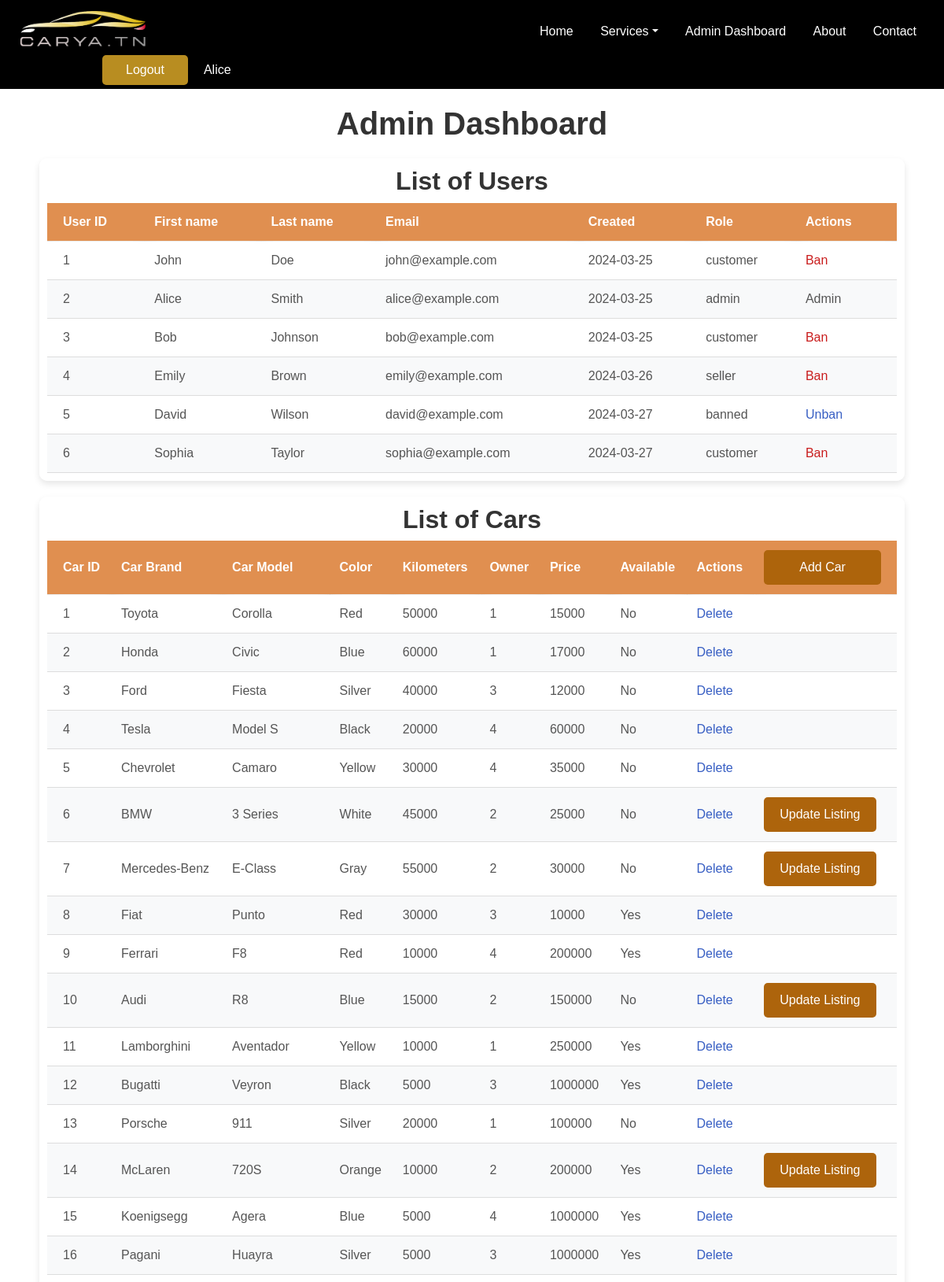
The app's page /carya.tn/Templates/admin_dashboard.php (signed in, upper part) with its own data.
### tables this page shows
CREATE TABLE users (
    id INT AUTO_INCREMENT PRIMARY KEY,
    firstName VARCHAR(30),
    lastName VARCHAR(30),
    password CHAR(255),
    email VARCHAR(50),
    creation_date DATE DEFAULT CURRENT_DATE,
    role VARCHAR(30),
    country VARCHAR(30) DEFAULT '',
    state VARCHAR(30) DEFAULT '',
    profile_image CHAR(255) DEFAULT null
);

CREATE TABLE cars (
    id INT AUTO_INCREMENT PRIMARY KEY,
    brand VARCHAR(50),
    model VARCHAR(50),
    color VARCHAR(20),
    image CHAR(255),
    km INT,
    price DECIMAL,
    available BOOLEAN DEFAULT TRUE,
    owner_id INT
);

### carya.tn/src/Model/User.php (called while the page is built, shortened)
<?php
include_once $_SERVER['DOCUMENT_ROOT'] . '/Mini-PHP-Project/carya.tn/src/Lib/connect.php';
class User {
    public function __construct($id, $firstName, $lastName, $password, $email, $creation_date, $role, $country, $state, $profile_image = null) {
        $this->id = $id;
        $this->firstName = $firstName;
        $this->lastName = $lastName;
        $this->email = $email;
        $this->creation_date = $creation_date;
        $this->role = $role;
    }
    public static function getUserFromRow($row) {
        return new User(
            $row['id'],
            $row['firstName'],
            $row['lastName'],
            $row['password'],
            $row['email'],
            $row['creation_date'],
            $row['role'],
            $row['country'],
            $row['state'],
            $row['profile_image']
        );
    }
    public static function getAllUsers() {
        global $pdo;
        try {
            $sql = "SELECT * FROM users";
            $stmt = $pdo->query($sql);
            $users = [];
            while ($row = $stmt->fetch(PDO::FETCH_ASSOC)) {
                $user = User::getUserFromRow($row);
                $users[] = $user;
            }
            return $users;
        } catch (PDOException $e) {
            error_log("Error fetching all users: " . $e->getMessage());
            throw $e;
        }
    }
    public static function getUserById($userId) {
        global $pdo;
        try {
            $sql = "SELECT * FROM users WHERE id = ?";
            $stmt = $pdo->prepare($sql);
            $stmt->execute([$userId]);
            $userData = $stmt->fetch(PDO::FETCH_ASSOC);
            if ($userData) {
                $user = User::getUserFromRow($userData);
                return $user;
            } else {
                return null;
            }
        } catch (PDOException $e) {
            error_log("Error fetching user by ID: " . $e->getMessage());
            throw $e;
        }
    }
}
?>

### carya.tn/src/Model/Car.php (called while the page is built, shortened)
<?php
include_once $_SERVER['DOCUMENT_ROOT'] . '/Mini-PHP-Project/carya.tn/src/Lib/connect.php';
class Car {
    public $id;
    public function __construct($id, $brand, $model, $color, $image, $km, $price, $owner_id, $available) {
        $this->id = $id;
        $this->brand = $brand;
        $this->model = $model;
        $this->color = $color;
        $this->km = $km;
        $this->price = $price;
        $this->owner_id = $owner_id;
    }
    public static function getCarFromRow($row) {
        return new Car(
            $row['id'],
            $row['brand'],
            $row['model'],
            $row['color'],
            $row['image'],
            $row['km'],
            $row['price'],
            $row['owner_id'],
            $row['available']
        );
    }
    public static function getAllCars($available = null, $owner = null) {
        global $pdo;
        try {
            if ($available === 1) {
                $sql = "SELECT * FROM cars WHERE available = 1";
            } else {
                $sql = "SELECT * FROM cars WHERE 1";
            }
            $stmt = $pdo->query($sql);
            $cars = [];
            while ($row = $stmt->fetch(PDO::FETCH_ASSOC)) {
                $car = Car::getCarFromRow($row);
                $cars[] = $car;
            }
            return $cars;
        } catch (PDOException $e) {
            error_log("Error fetching cars: " . $e->getMessage());
            throw $e;
        }
    }
    public function isCarMarkedUnavailable() {
        global $pdo;
        try {
            $sql = "SELECT * FROM cars WHERE id = ? AND available = 0";
            $stmt = $pdo->prepare($sql);
            $stmt->execute([$this->id]);
            $car = $stmt->fetch(PDO::FETCH_ASSOC);
            return $car ? true : false;
        } catch (PDOException $e) {
            error_log("Error checking if car is marked unavailable: " . $e->getMessage());
            throw $e;
        }
    }
    public function isCarInUse() {
        global $pdo;
        try {
            $current_date = date('Y-m-d');
            $sql = "SELECT * FROM command WHERE car_id = ? AND start_date <= ? AND end_date >= ?";
            $stmt = $pdo->prepare($sql);
            $stmt->execute([$this->id, $current_date, $current_date]);
            $car_commanded = $stmt->fetchAll(PDO::FETCH_ASSOC);
            return count($car_commanded) > 0;
        } catch (PDOException $e) {
            error_log("Error checking if car is in use: " . $e->getMessage());
            throw $e;
        }
    }
    public function isCarAvailable() {
        try {
            return !$this->isCarMarkedUnavailable() && !$this->isCarInUse();
        } catch (PDOException $e) {
            error_log("Error checking car availability: " . $e->getMessage());
            throw $e;
        }
    }
}
?>

### carya.tn/Templates/admin_dashboard.php (the view, shortened to what this page needs)
<?php
include_once $_SERVER['DOCUMENT_ROOT'] . '/Mini-PHP-Project/carya.tn/src/Model/Command.php';
include_once $_SERVER['DOCUMENT_ROOT'] . '/Mini-PHP-Project/carya.tn/src/Model/User.php';
include_once $_SERVER['DOCUMENT_ROOT'] . '/Mini-PHP-Project/carya.tn/src/Model/Car.php';
$class = "admin-dashboard";
?>
    <h1>Admin Dashboard</h1>
    <section>
        <h2>List of Users</h2>
        <table>
            <thead>
                <tr>
                    <th>User ID</th>
                    <th>First name</th>
                    <th>Last name</th>
                    <th>Email</th>
                    <th>Created</th>
                    <th>Role</th>
                    <th>Actions</th>
                </tr>
            </thead>
            <tbody>
                <?php foreach (User::getAllUsers() as $user) : ?>
                    <tr>
                        <td><?= $user->id ?></td>
                        <td><?= $user->firstName ?></td>
                        <td><?= $user->lastName ?></td>
                        <td><?= $user->email ?></td>
                        <td><?= $user->creation_date ?></td>
                        <td><?= $user->role ?></td>
                        <td>
                            <?php
                            if ($user->role == 'banned') {
                                echo "<a href=\"http://localhost/Mini-PHP-Project/carya.tn/src/controllers/unban_user.php?id={$user->id}\" class='unban-link'>Unban</a>";
                            } else if ($user->role == 'admin') {
                                echo "Admin";
                            } else {
                                echo "<a href=\"http://localhost/Mini-PHP-Project/carya.tn/src/controllers/ban_user.php?id={$user->id}\" class='ban-link'>Ban</a>";
                            }
                            ?>
                        </td>
                    </tr>
                <?php endforeach; ?>
            </tbody>
        </table>
    </section>
    <section>
        <h2>List of Cars</h2>
        <table>
            <thead>
                <tr>
                    <th>Car ID</th>
                    <th>Car Brand</th>
                    <th>Car Model</th>
                    <th>Color</th>
                    <th>Kilometers</th>
                    <th>Owner</th>
                    <th>Price</th>
                    <th>Available</th>
                    <th>Actions</th>
                    <th><button id="addCarBtn">Add Car</button></th>
                </tr>
            </thead>
            <tbody>
                <?php foreach (Car::getAllCars() as $car) : ?>
                    <tr>
                        <td class='car-image' data-id='<?= $car->id ?>'><?= $car->id ?></td>
                        <td class='car-image' data-id='<?= $car->id ?>'><?= $car->brand ?></td>
                        <td class='car-image' data-id='<?= $car->id ?>'><?= $car->model ?></td>
                        <td><?= $car->color ?></td>
                        <td><?= $car->km ?></td>
                        <td class='user-info' data-id='<?= $car->owner_id ?>'><?= $car->owner_id ?></td>
                        <td><?= $car->price ?></td>
                        <td><?= $car->isCarAvailable() ? "Yes" : "No" ?></td>
                        <td>
                            <?php
                            echo "<a href='http://localhost/Mini-PHP-Project/carya.tn/src/controllers/delete_car.php?id={$car->id}' class='unban-link'>Delete</a>";
                            ?>
                        </td>
                        <td>
                            <?php
                            if ($car->owner_id == $_SESSION['user_id']) {
                                echo "<button id='UpdateCarBtn{$car->id}'>Update Listing</button>";
                            }
                            ?>
                        </td>
                    </tr>
                <?php endforeach; ?>
            </tbody>
        </table>
    </section>
<?php $content = ob_get_clean(); ?>
<?php require('layout.php') ?>

### carya.tn/Templates/layout.php (shortened to what this page needs)
<?php
include_once $_SERVER['DOCUMENT_ROOT'] . '/Mini-PHP-Project/carya.tn/src/Model/User.php';
?>
<!DOCTYPE html>
<html lang="en">
    <head>
        <link href="https://cdn.jsdelivr.net/npm/bootstrap@5.0.0-alpha1/dist/css/bootstrap.min.css" rel="stylesheet">
        <link rel="stylesheet" href="https://cdnjs.cloudflare.com/ajax/libs/font-awesome/6.5.1/css/all.min.css">
        <link rel="stylesheet" href="http://localhost/Mini-PHP-Project/carya.tn/style.css">
    </head>
    <body class=<?= $class ?>>
        <nav class="navbar">
            <div class="navbar-logo">
                <a href="http://localhost/Mini-PHP-Project/carya.tn/index.php"><img src="http://localhost/Mini-PHP-Project/carya.tn/Resources/Logo1.png"></a>
            </div>
            <div class="navbar-menu">
                <ul>
                    <div class="basics">
                        <li class="navbar-link"><a href="http://localhost/Mini-PHP-Project/carya.tn/index.php">Home</a></li>
                        <li class="dropdown">
                            <a href="#" class="dropdown-toggle">Services</a>
                        </li>
                        <?php
                            if (isset($_SESSION['role']) && $_SESSION['role'] == 'admin') {
                                echo '<li class="navbar-link"><a href="http://localhost/Mini-PHP-Project/carya.tn/Templates/admin_dashboard.php">Admin Dashboard</a></li>';
                            }
                        ?>
                        <li class="navbar-link"><a href="http://localhost/Mini-PHP-Project/carya.tn/Templates/about.php">About</a></li>
                        <li class="navbar-link"><a href="http://localhost/Mini-PHP-Project/carya.tn/Templates/contact.php">Contact</a></li>
                    </div>
                </ul>
            </div>
            <div class="nav-user">
                <ul>
                    <?php
                        if(isset($_SESSION['user_id'])){
                            $user = User::getUserById($_SESSION['user_id']);
                            echo '<li class="login-button"><a href="http://localhost/Mini-PHP-Project/carya.tn/src/Controllers/logout.php">Logout</a></li>';
                            echo '<li class="profile-button"><a href="http://localhost/Mini-PHP-Project/carya.tn/Templates/profile.php">'.$user->firstName.'</a></li>';
                        }else{
                            echo '<li class="login-button"><a href="http://localhost/Mini-PHP-Project/carya.tn/Templates/login.php">Login</a></li>';
                        }
                    ?>
                </ul>
            </div>
        </nav>
        <?= $content ?>
    </body>
</html>

### carya.tn/style.css (style rules this page uses)
:root { --bg-color: #fff; --primary-color: #000000; --second-color: #196FE0; --hover-bg-color: #efefef; --shadow-1: 0px 2px 10px rgba(0, 0, 0, 0.3); --shadow-2: 0px 2px 10px rgba(26, 112, 224, 0.4); }
* { margin: 0; padding: 0; box-sizing: border-box; font-family: 'Poppins', sans-serif; }
body { background-image: url("http://localhost/Mini-PHP-Project/carya.tn/Resources/wallpaper-login2.jpg"); background-position: center; background-repeat: no-repeat; background-size: cover; background-attachment: fixed; }
a { text-decoration: none; color: var(--primary-color); font-weight: 500; }
ul { list-style-type: none; }
.navbar { background-color: black; color: #fff; padding: 10px 10px 5px 10px; display: flex; justify-content: space-between; align-items: center; z-index: 1000; }
.navbar-logo a { flex: 1; margin-left: 15px; color: lightblue; font-size: 24px; text-decoration: none; width: 30%; }
.navbar-logo img { width: 40%; object-fit:fill; transform: translateY(4px); }
.navbar-menu ul { list-style-type: none; margin: 0; padding: 0; margin-right: 15px; display: flex; align-items: center; }
.navbar-menu ul li { display: inline; margin-left: 10px; }
.navbar-menu ul li a { color: #fff; text-decoration: none; padding: 10px; }
.basics { flex: 1; }
.navbar-menu .navbar-link { position: relative; text-decoration: none; }
.navbar-menu .navbar-link::after { content: ''; position: absolute; bottom: -10px; left: 0; width: 0; height: 2px; background-color: whitesmoke; transition: width 0.3s ease-in-out; }
.navbar-menu ul .dropdown { position: relative; display: inline-block; }
.nav-user ul { list-style-type: none; margin: 0; padding: 0; margin-right: 15px; display: flex; align-items: center; }
.nav-user ul li { display: inline; margin-left: 10px; }
.nav-user ul li a { color: #fff; text-decoration: none; padding: 10px; }
.nav-user .login-button { margin-left: 120px; background-color: #b88d21; border-radius: 5px; padding: 7px 20px; color: white; text-decoration: none; }
.nav-user .profile-button { position: relative; color: black; text-decoration: none; }
.nav-user .profile-button::after { content: ''; position: absolute; bottom: -5px; left: 0; width: 0; height: 2px; background-color: whitesmoke; transition: width 0.3s ease-in-out; }
* { margin: 0; padding: 0; box-sizing: border-box; font-family: 'poppins',sans-serif; }
.user-info, .car-image, .car-info { cursor: pointer; }
.admin-dashboard h1 { text-align: center; font-weight: bold; margin-top: 20px; color: #333; }
.admin-dashboard h2 { text-align: center; font-weight: bold; color: #333; }
.admin-dashboard section { margin: 20px auto; background-color: #ffffffce; border-radius: 10px; box-shadow: 0 4px 8px rgba(0, 0, 0, 0.1); padding: 10px; max-width: 1100px; }
.admin-dashboard table { width: 100%; border-collapse: collapse; }
.admin-dashboard th, .admin-dashboard td { padding: 12px; text-align: left; border-bottom: 1px solid #ddd; }
.admin-dashboard th { background-color: #dd823ce4; color: #fff; backdrop-filter: blur(10px); }
.admin-dashboard td { color: #555; }
.admin-dashboard tbody tr:nth-child(even) { background-color: #f8f9fa; }
.admin-dashboard th:first-child, .admin-dashboard td:first-child { padding-left: 20px; }
.admin-dashboard th:last-child, .admin-dashboard td:last-child { padding-right: 20px; }
.admin-dashboard button { background-color: rgb(173, 100, 12); color: #fff; padding: 10px 20px; border: none; border-radius: 5px; cursor: pointer; transition: background-color 0.3s ease; }
.admin-dashboard th button { width: 100%; }
.admin-dashboard td .ban-link { color: rgb(201, 28, 28); position: relative; text-decoration: none; }
.admin-dashboard td .ban-link::after { content: ''; position: absolute; bottom: -3px; left: 0; width: 0; height: 2px; background-color: rgb(201, 28, 28); transition: width 0.3s ease-in-out; }
.admin-dashboard td .unban-link { color: rgb(55, 94, 195); position: relative; text-decoration: none; }
.admin-dashboard td .unban-link::after { content: ''; position: absolute; bottom: -3px; left: 0; width: 0; height: 2px; background-color: rgb(55, 94, 195); transition: width 0.3s ease-in-out; }

### records on screen
users: firstName "Alice", id "2", lastName "Smith", email "alice@example.com", creation_date "2024-03-25", role "admin", shows "Admin"
users: id "1", firstName "John", lastName "Doe", email "john@example.com", creation_date "2024-03-25", role "customer"
users: id "3", firstName "Bob", lastName "Johnson", email "bob@example.com", creation_date "2024-03-25", role "customer"
users: id "4", firstName "Emily", lastName "Brown", email "emily@example.com", creation_date "2024-03-26", role "seller"
users: id "5", firstName "David", lastName "Wilson", email "david@example.com", creation_date "2024-03-27", role "banned"
users: id "6", firstName "Sophia", lastName "Taylor", email "sophia@example.com", creation_date "2024-03-27", role "customer"
cars: id "1", brand "Toyota", model "Corolla", color "Red", km "50000", owner "1", price "15000", shows "No"
cars: id "2", brand "Honda", model "Civic", color "Blue", km "60000", owner "1", price "17000", shows "No"
cars: id "3", brand "Ford", model "Fiesta", color "Silver", km "40000", owner "3", price "12000", shows "No"
cars: id "4", brand "Tesla", model "Model S", color "Black", km "20000", owner "4", price "60000", shows "No"
cars: id "5", brand "Chevrolet", model "Camaro", color "Yellow", km "30000", owner "4", price "35000", shows "No"
cars: id "6", brand "BMW", model "3 Series", color "White", km "45000", owner "2", price "25000", shows "No"
cars: id "7", brand "Mercedes-Benz", model "E-Class", color "Gray", km "55000", owner "2", price "30000", shows "No"
cars: id "8", brand "Fiat", model "Punto", color "Red", km "30000", owner "3", price "10000", shows "Yes"
cars: id "9", brand "Ferrari", model "F8", color "Red", km "10000", owner "4", price "200000", shows "Yes"
cars: id "10", brand "Audi", model "R8", color "Blue", km "15000", owner "2", price "150000", shows "No"
cars: id "11", brand "Lamborghini", model "Aventador", color "Yellow", km "10000", owner "1", price "250000", shows "Yes"
cars: id "12", brand "Bugatti", model "Veyron", color "Black", km "5000", owner "3", price "1000000", shows "Yes"
cars: id "13", brand "Porsche", model "911", color "Silver", km "20000", owner "1", price "100000", shows "No"
cars: id "14", brand "McLaren", model "720S", color "Orange", km "10000", owner "2", price "200000", shows "Yes"
cars: id "15", brand "Koenigsegg", model "Agera", color "Blue", km "5000", owner "4", price "1000000", shows "Yes"
cars: id "16", brand "Pagani", model "Huayra", color "Silver", km "5000", owner "3", price "1000000", shows "Yes"
